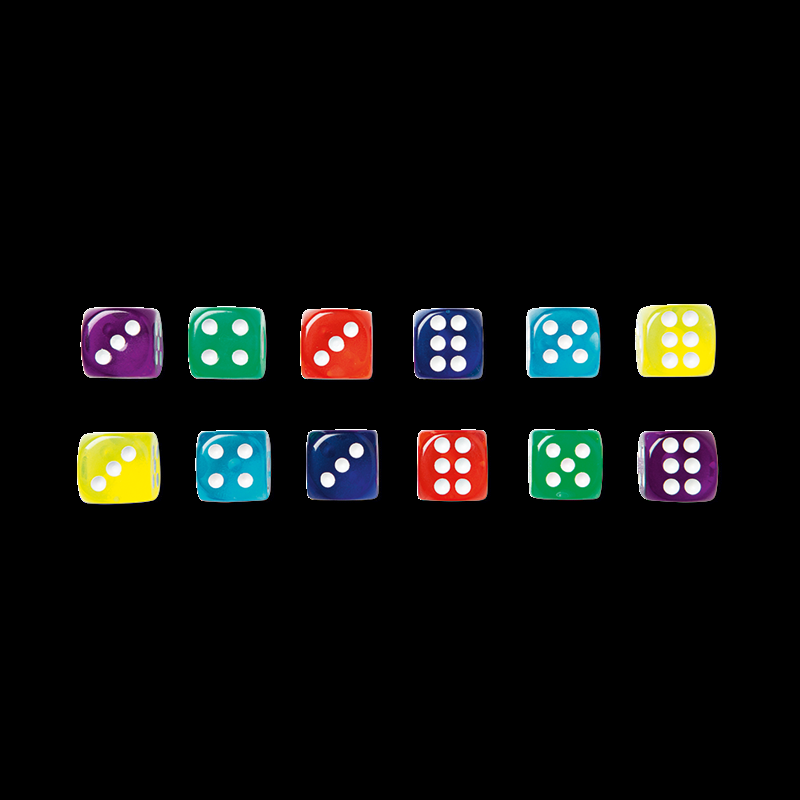
#> input picture dobbelstenen.png, 800 x 800 px
$ python opdracht5.py   (Python 2 division)   (older library calls are emulated)
#> lines starting #> are read from the running program, lines starting #| are printed output that depends on the picture; after the words box and inside, x2 and y2 are one past the last pixel; in counts of white or black regions, pixels touching at a corner belong together
import numpy as np
import cv2
import math


#opdracht 5
def moertjes():
    img = cv2.imread('dobbelstenen.png')
#> img is the input picture: shape (800, 800, 3); mean B, G, R 12.7, 14.2, 13.3
    gray = cv2.cvtColor(img,cv2.COLOR_BGR2GRAY)
    blur = cv2.GaussianBlur(gray,(5,5),0)
    ret, thresh = cv2.threshold(blur,0,255,cv2.THRESH_BINARY_INV)
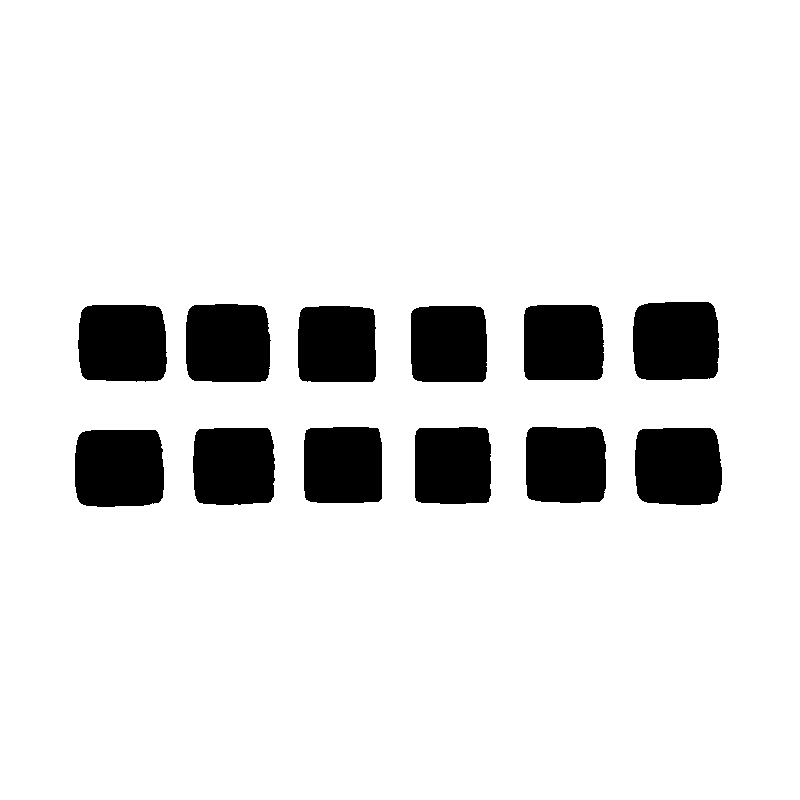
#> thresh: shape (800, 800); 88.7% white; 12 black regions
    image, contours, hierarchy = cv2.findContours(thresh, cv2.RETR_TREE,cv2.CHAIN_APPROX_SIMPLE)
#> contours = 13 contours; largest, box (x1, y1, x2, y2) and area: (0, 0, 800, 800) 638401, (74, 429, 165, 508) 6618, (77, 304, 168, 383) 6518, (632, 301, 720, 381) 6493, (634, 427, 723, 506) 6404

    dotCount = []

    dots = 0
    for cnr in range(len(contours)):
        x,y,w,h = cv2.boundingRect(contours[cnr])
        die = img[y:y+h, x:x+w]

        grayDie = cv2.cvtColor(die, cv2.COLOR_BGR2GRAY)
        blurDie = cv2.GaussianBlur(grayDie, (5,5), 0)
        retDie, threshDie = cv2.threshold(blurDie, 228, 255, cv2.THRESH_BINARY_INV)
        imageDie, contoursDie, hierarchyDie = cv2.findContours(threshDie, cv2.RETR_TREE,cv2.CHAIN_APPROX_SIMPLE)

        for cnrr in range(len(contoursDie)):
            cntDie = contoursDie[cnrr]
            area = cv2.contourArea(cntDie)
            perimeter = cv2.arcLength(cntDie,True)
            factor = 4 * math.pi * area / perimeter**2

            if(factor > 0.8):
                dots += 1
        if(dots < 7):
            dotCount.append(dots)
        dots = 0
#> this loop made 13 passes
#> (x, y, w, h) on passes 1 to 12: (0, 0, 800, 800), (74, 429, 91, 79), (634, 427, 89, 79), (192, 427, 84, 79), (525, 426, 82, 78), (414, 426, 78, 79), (303, 426, 80, 78), (410, 305, 78, 78), (297, 305, 80, 78), (523, 304, 82, 77), (77, 304, 91, 79), (185, 303, 87, 80)
#> pass 1, in moertjes, `retDie, threshDie = cv2.threshold(blurDie, 228, 255, cv2.THRESH_BINARY..`:
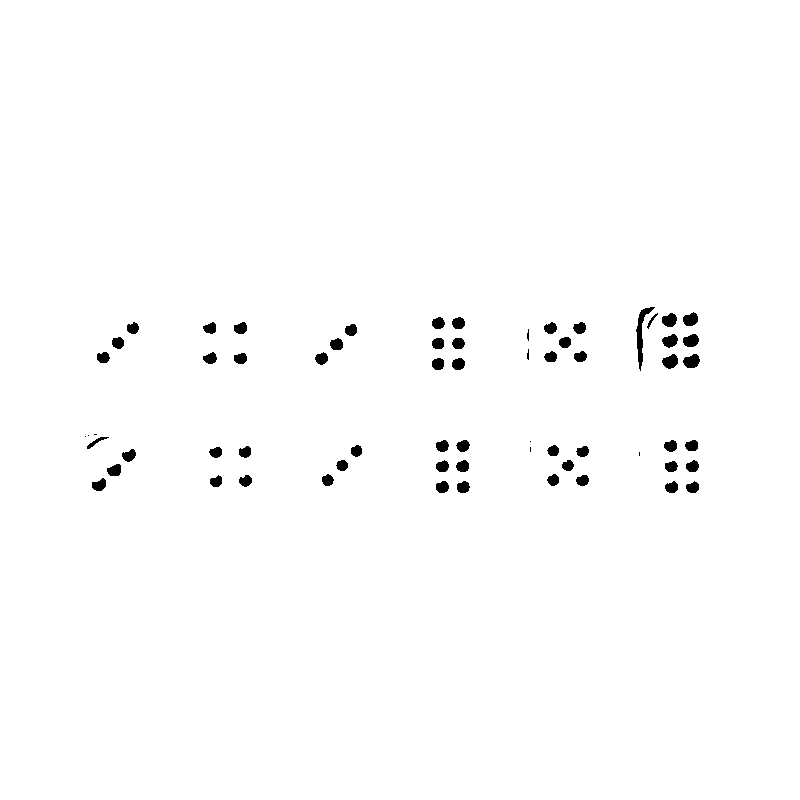
#> threshDie: shape (800, 800); 98.9% white; 65 black regions (8 under 20 px), largest, box (x1, y1, x2, y2) and area: (636, 307, 655, 371) 336, (683, 354, 700, 368) 175, (662, 354, 678, 369) 167
#> pass 2, in moertjes, `blurDie = cv2.GaussianBlur(grayDie, (5,5), 0)`:
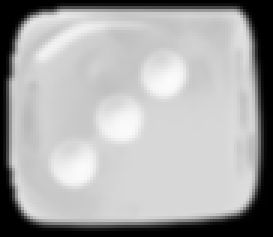
#> blurDie: shape (79, 91) (shown 3 times larger); min 0, max 251, mean 168.5
#> after the loop:
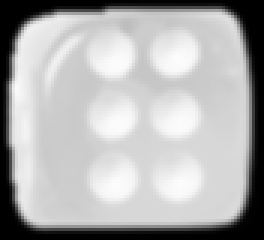
#> blurDie: shape (80, 88) (shown 3 times larger); min 0, max 252, mean 174.4
#> after the loop:
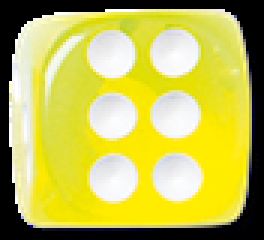
#> die: shape (80, 88, 3) (shown 3 times larger); mean B, G, R 83.3, 184.7, 188.9
#> after the loop:
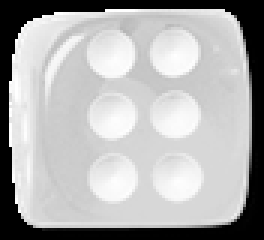
#> grayDie: shape (80, 88) (shown 3 times larger); min 0, max 255, mean 174.4
#> after the loop:
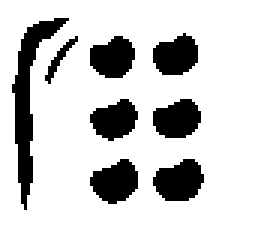
#> threshDie: shape (80, 88) (shown 3 times larger); 80.9% white; 8 black regions, largest, box (x1, y1, x2, y2) and area: (4, 6, 23, 70) 336, (51, 53, 68, 67) 175, (30, 53, 46, 68) 167
#> after the loop, dotCount = [3, 6, 4, 5, 6, 3, 6, 3, 5, 3, 4, 6]
    dotCount.sort()
    print dotCount
#| [3, 3, 3, 3, 4, 4, 5, 5, 6, 6, 6, 6]


moertjes()
